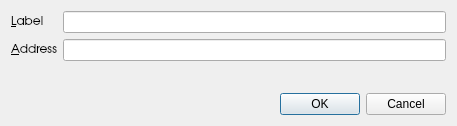
<?xml version="1.0" encoding="UTF-8"?>
<ui version="4.0">
 <class>EditAddressDialog</class>
 <widget class="QDialog" name="EditAddressDialog">
  <property name="geometry">
   <rect>
    <x>0</x>
    <y>0</y>
    <width>457</width>
    <height>126</height>
   </rect>
  </property>
  <property name="windowTitle">
   <string>Edit Address</string>
  </property>
  <layout class="QVBoxLayout" name="verticalLayout">
   <item>
    <layout class="QFormLayout" name="formLayout">
     <property name="fieldGrowthPolicy">
      <enum>QFormLayout::AllNonFixedFieldsGrow</enum>
     </property>
     <item row="0" column="0">
      <widget class="QLabel" name="label">
       <property name="font">
        <font>
         <family>URW Gothic L</family>
        </font>
       </property>
       <property name="text">
        <string>&amp;Label</string>
       </property>
       <property name="buddy">
        <cstring>labelEdit</cstring>
       </property>
      </widget>
     </item>
     <item row="0" column="1">
      <widget class="QLineEdit" name="labelEdit">
       <property name="toolTip">
        <string>The label associated with this address book entry</string>
       </property>
      </widget>
     </item>
     <item row="1" column="0">
      <widget class="QLabel" name="label_2">
       <property name="font">
        <font>
         <family>URW Gothic L</family>
        </font>
       </property>
       <property name="text">
        <string>&amp;Address</string>
       </property>
       <property name="buddy">
        <cstring>addressEdit</cstring>
       </property>
      </widget>
     </item>
     <item row="1" column="1">
      <widget class="QLineEdit" name="addressEdit">
       <property name="toolTip">
        <string>The address associated with this address book entry. This can only be modified for sending addresses.</string>
       </property>
      </widget>
     </item>
    </layout>
   </item>
   <item>
    <widget class="QDialogButtonBox" name="buttonBox">
     <property name="orientation">
      <enum>Qt::Horizontal</enum>
     </property>
     <property name="standardButtons">
      <set>QDialogButtonBox::Cancel|QDialogButtonBox::Ok</set>
     </property>
    </widget>
   </item>
  </layout>
 </widget>
 <resources/>
 <connections>
  <connection>
   <sender>buttonBox</sender>
   <signal>accepted()</signal>
   <receiver>EditAddressDialog</receiver>
   <slot>accept()</slot>
   <hints>
    <hint type="sourcelabel">
     <x>248</x>
     <y>254</y>
    </hint>
    <hint type="destinationlabel">
     <x>157</x>
     <y>274</y>
    </hint>
   </hints>
  </connection>
  <connection>
   <sender>buttonBox</sender>
   <signal>rejected()</signal>
   <receiver>EditAddressDialog</receiver>
   <slot>reject()</slot>
   <hints>
    <hint type="sourcelabel">
     <x>316</x>
     <y>260</y>
    </hint>
    <hint type="destinationlabel">
     <x>286</x>
     <y>274</y>
    </hint>
   </hints>
  </connection>
 </connections>
</ui>
